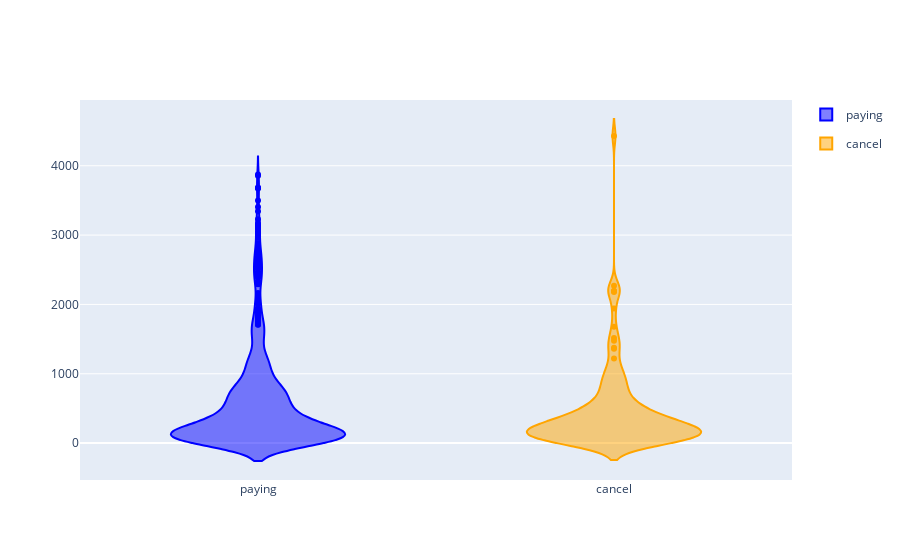

Notebook cell for this chart:
### Code cell
fig = go.Figure()

fig.add_trace(go.Violin(y=df['Total Charges'][ df['Account Status'] == 'paying' ],
                        legendgroup='paying', scalegroup='paying', name='paying',                      
                        line_color='blue')
             )
fig.add_trace(go.Violin(y=df['Total Charges'][ df['Account Status'] == 'cancelled' ],
                        legendgroup='cancel', scalegroup='cancel', name='cancel',                   
                        line_color='orange')
             )
fig.show()

### Figure 1 — Plotly figure (JSON) as saved in the notebook; plotly's stock layout.template omitted (floating-point values rounded to 4 significant figures; data arrays with more than 128 entries replaced by an {"elided": "..."} marker saying what was removed)
{"data": [{"legendgroup": "paying", "line": {"color": "blue"}, "name": "paying", "scalegroup": "paying", "type": "violin", "y": {"elided": "891 float values"}}, {"legendgroup": "cancel", "line": {"color": "orange"}, "name": "cancel", "scalegroup": "cancel", "type": "violin", "y": [1107, 529, 1374.0, 923, 499.5, 4430.0, 1517.0, 0, 512.8, 1941.0, 1680.0, 306.7, 2195.0, 2268, 0, 758.8, 942, 48.07, 389.4, 54.6, 739.7, 248.3, 560.2, 343.6, 250.9, 2181.0, 927.5, 215, 380.8, 655.7, 323.8, 294.8, 828.2, 483.3, 43.07, 106.7, 395.6, 2195.0, 195, 546.8, 120.4, 42, 343.0, 767.0, 281.2, 100.8, 211.9, 518.4, 620, 763.2, 12.1, 244.5, 207.7, 448.2, 445.2, 291.4, 55, 210, 156.8, 206.3, 85.87, 363.3, 189.9, 1359.0, 178.3, 372.1, 51.33, 88.67, 607.7, 1219.0, 314.1, 909, 196, 9.6, 1477.0, 382.2, 369.2, 436.1, 33.83, 122.3, 12.8, 300.7, 1021.0, 106.7, 9.867, 88.67, 205.5, 1092, 117.9, 123.2, 269.8, 157.1, 387.1, 122.2, 245.5, 80.27, 17.03, 205.1, 229.6, 154.9, 110.7, 104, 7.6, 34.67, 186.8, 160.8, 237.6, 28.33, 123.7, 71.97, 327.6, 188.3, 53.6, 161.1, 138, 234.6, 229.9, 246.1, 637.9, 17.83, 458.3, 31, 127.0]}], "layout": {}}
